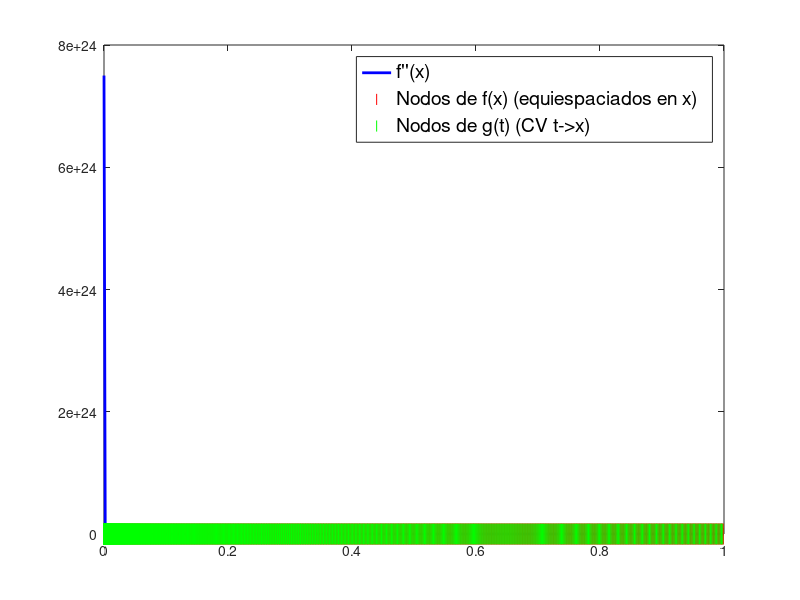

The MATLAB source for this figure:
clear
clc

% devuelve nodos para facilitar el grafico de los nodos de f(x) y g(t)
function [q, nodos] = trapecio (f, a, b, N)
  h = (b-a)/N;
  nodos = a + h*(1:N-1);
  q = h*(1/2 * f(a) + sum(f(nodos)) + 1/2 * f(b));
endfunction

f = @(x) e.^x./sqrt(x);
g = @(t) 2*e.^(t.^2);
I = 2.9253;
Ns = [1e2, 1e3, 1e4, 1e5, 1e6];

disp('Parte A');
for N = Ns
  QT = trapecio(f, 1e-10, 1, N);
  error = QT - I;
  printf('Aplicar QT(f) para N = %.0e da = %d y tiene error = %.3e\n', N, QT, error);
endfor

disp('');
disp('Parte B');
for N = Ns
  QT = trapecio(g, 1e-5, 1, N);
  error = QT - I;
  printf('Aplicar QT(g) para N = %.0e da = %.5d y tiene error = %.3e\n', N, QT, error);
endfor

% grafico la derivada segunda de f
figure;
title('Segunda derivada de f(x) en (0, 1]')
xlabel('x');
ylabel('f''''(x)');
f2 = @(x) e.^x .* (1./(x.^(1/2)) - 1./(x.^(3/2)) + 3./(4*x.^(5/2)));
nodos = linspace(1e-10, 1, 500);
plot(nodos, f2(nodos), 'b', 'LineWidth', 2);
hold on;
% grafico 1e3 nodos de g(x) equiespaciados en x
[QT, nodos] = trapecio(f, 1e-10, 1, 1e3);
plot(nodos, zeros(size(nodos)), '|', 'MarkerSize', 15, 'Color', 'r');
% grafico 1e3 nodos de g(t) equiespaciados en t, deshaciendo el CV t->x
[QT, nodos] = trapecio(g, 1e-5, 1, 1e3);
nodos = nodos.^2;
plot(nodos, zeros(size(nodos)), '|', 'MarkerSize', 15, 'Color', 'g');
legend('f''''(x)', 'Nodos de f(x) (equiespaciados en x)', 'Nodos de g(t) (CV t->x)', 'FontSize', 14);

